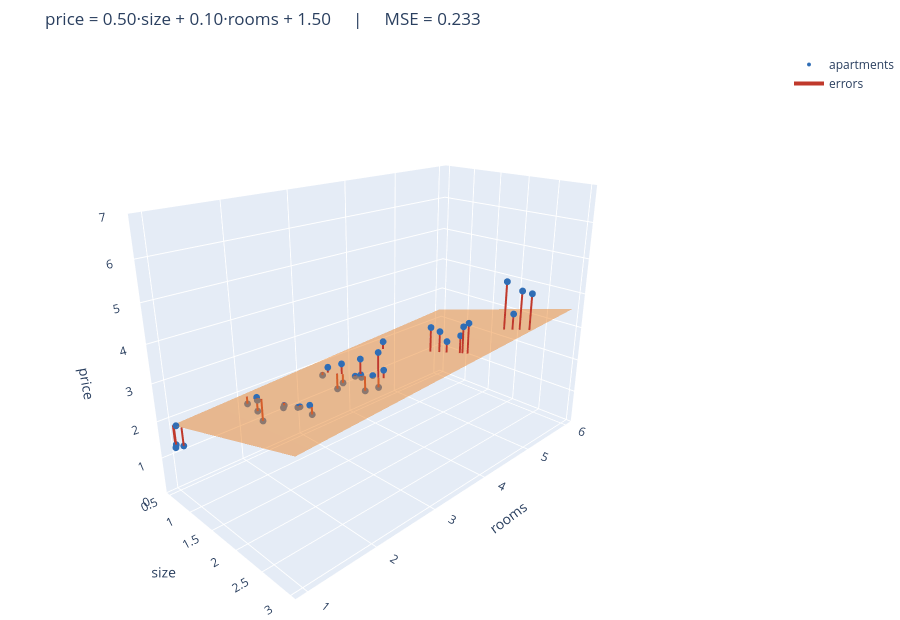

The code cell stored with this chart in its notebook:
### Markdown cell above
# Part 2 · Into 3D

### 2.1 Two inputs: from a line to a plane

Now each apartment has **size** *and* **number of rooms**. Our model becomes a flat sheet (a **plane**):

$$\text{price} = w_1 \cdot \text{size} + w_2 \cdot \text{rooms} + b$$

Same idea as before: red sticks are misses, and the loss is the average squared miss. Nothing new, just one more dimension.

### Code cell
n2 = 40
size2 = rng.uniform(0.5, 3.0, n2)
rooms = np.clip(np.round(1 + 1.2 * size2 + rng.normal(0, 0.8, n2)), 1, 6)
price2 = 0.4 + 0.9 * size2 + 0.3 * rooms + rng.normal(0, 0.3, n2)

gs, gr = np.meshgrid(np.linspace(0.5, 3, 20), np.linspace(1, 6, 20))
CAMERA = dict(eye=dict(x=1.6, y=-1.6, z=0.9))

def draw_plane(w1=0.5, w2=0.1, b=1.5, show_errors=True):
    pred = w1 * size2 + w2 * rooms + b
    err = price2 - pred
    fig = go.Figure()
    fig.add_surface(x=gs, y=gr, z=w1 * gs + w2 * gr + b, opacity=0.5, showscale=False,
                    colorscale=[[0, ORANGE], [1, ORANGE]], name="our plane")
    fig.add_scatter3d(x=size2, y=rooms, z=price2, mode="markers",
                      marker=dict(size=4, color=BLUE), name="apartments")
    if show_errors:
        X, Y, Z = [], [], []
        for xi, ri, yi, pi in zip(size2, rooms, price2, pred):
            X += [xi, xi, None]; Y += [ri, ri, None]; Z += [yi, pi, None]
        fig.add_scatter3d(x=X, y=Y, z=Z, mode="lines", line=dict(color=RED, width=4), name="errors")
    fig.update_layout(
        title=f"price = {w1:.2f}·size + {w2:.2f}·rooms + {b:.2f}     |     MSE = {np.mean(err**2):.3f}",
        scene=dict(xaxis_title="size", yaxis_title="rooms", zaxis_title="price",
                   zaxis=dict(range=[0, 7]), camera=CAMERA),
        height=620, margin=dict(l=0, r=0, t=50, b=0))
    fig.show()

interact(draw_plane,
         w1=slider("size weight  w₁", -1, 2, 0.5, live=False),
         w2=slider("rooms weight  w₂", -1, 2, 0.1, live=False),
         b=slider("intercept  b", -2, 4, 1.5, live=False),
         show_errors=Checkbox(value=True, description="show errors"));

### Figure 1 — Plotly figure (JSON) as saved in the notebook; plotly's stock layout.template omitted (floating-point values rounded to 4 significant figures; data arrays with more than 128 entries replaced by an {"elided": "..."} marker saying what was removed)
{"data": [{"colorscale": [[0, "#e07a1f"], [1, "#e07a1f"]], "name": "our plane", "opacity": 0.5, "showscale": false, "type": "surface", "x": {"elided": "20x20 float values"}, "y": {"elided": "20x20 float values"}, "z": {"elided": "20x20 float values"}}, {"marker": {"color": "#2f6db5", "size": 4}, "mode": "markers", "name": "apartments", "type": "scatter3d", "x": [0.5892, 1.787, 1.666, 2.793, 2.073, 1.785, 1.742, 1.119, 0.5295, 0.981, 2.23, 1.002, 1.424, 0.5093, 2.575, 0.8862, 1.169, 2.701, 1.774, 2.618, 2.099, 2.354, 0.7287, 1.853, 1.769, 2.678, 1.403, 1.995, 0.6481, 1.469, 1.308, 0.8755, 2.541, 1.449, 2.947, 1.975, 2.013, 2.095, 2.191, 0.877], "y": [1.0, 3.0, 3.0, 5.0, 4.0, 2.0, 2.0, 3.0, 1.0, 2.0, 4.0, 3.0, 3.0, 1.0, 4.0, 2.0, 4.0, 4.0, 3.0, 4.0, 3.0, 4.0, 1.0, 3.0, 3.0, 5.0, 3.0, 3.0, 2.0, 2.0, 3.0, 2.0, 5.0, 2.0, 5.0, 2.0, 2.0, 3.0, 3.0, 2.0], "z": [1.904, 2.659, 2.612, 4.475, 3.614, 2.554, 2.506, 2.518, 1.333, 1.573, 3.583, 2.212, 2.265, 1.236, 3.66, 2.089, 2.71, 4.058, 2.72, 3.921, 2.59, 3.38, 1.465, 2.329, 3.146, 3.787, 2.79, 2.842, 1.817, 2.361, 2.016, 2.163, 4.619, 2.284, 4.47, 2.73, 2.519, 3.515, 3.109, 1.774]}, {"line": {"color": "#c0392b", "width": 4}, "mode": "lines", "name": "errors", "type": "scatter3d", "x": [0.5892, 0.5892, null, 1.787, 1.787, null, 1.666, 1.666, null, 2.793, 2.793, null, 2.073, 2.073, null, 1.785, 1.785, null, 1.742, 1.742, null, 1.119, 1.119, null, 0.5295, 0.5295, null, 0.981, 0.981, null, 2.23, 2.23, null, 1.002, 1.002, null, 1.424, 1.424, null, 0.5093, 0.5093, null, 2.575, 2.575, null, 0.8862, 0.8862, null, 1.169, 1.169, null, 2.701, 2.701, null, 1.774, 1.774, null, 2.618, 2.618, null, 2.099, 2.099, null, 2.354, 2.354, null, 0.7287, 0.7287, null, 1.853, 1.853, null, 1.769, 1.769, null, 2.678, 2.678, null, 1.403, 1.403, null, 1.995, 1.995, null, 0.6481, 0.6481, null, 1.469, 1.469, null, 1.308, 1.308, null, 0.8755, 0.8755, null, 2.541, 2.541, null, 1.449, 1.449, null, 2.947, 2.947, null, 1.975, 1.975, null, 2.013, 2.013, null, 2.095, 2.095, null, 2.191, 2.191, null, 0.877, 0.877, null], "y": [1, 1, null, 3, 3, null, 3, 3, null, 5, 5, null, 4, 4, null, 2, 2, null, 2, 2, null, 3, 3, null, 1, 1, null, 2, 2, null, 4, 4, null, 3, 3, null, 3, 3, null, 1, 1, null, 4, 4, null, 2, 2, null, 4, 4, null, 4, 4, null, 3, 3, null, 4, 4, null, 3, 3, null, 4, 4, null, 1, 1, null, 3, 3, null, 3, 3, null, 5, 5, null, 3, 3, null, 3, 3, null, 2, 2, null, 2, 2, null, 3, 3, null, 2, 2, null, 5, 5, null, 2, 2, null, 5, 5, null, 2, 2, null, 2, 2, null, 3, 3, null, 3, 3, null, 2, 2, null], "z": [1.904, 1.895, null, 2.659, 2.694, null, 2.612, 2.633, null, 4.475, 3.396, null, 3.614, 2.937, null, 2.554, 2.593, null, 2.506, 2.571, null, 2.518, 2.359, null, 1.333, 1.865, null, 1.573, 2.191, null, 3.583, 3.015, null, 2.212, 2.301, null, 2.265, 2.512, null, 1.236, 1.855, null, 3.66, 3.188, null, 2.089, 2.143, null, 2.71, 2.484, null, 4.058, 3.25, null, 2.72, 2.687, null, 3.921, 3.209, null, 2.59, 2.85, null, 3.38, 3.077, null, 1.465, 1.964, null, 2.329, 2.726, null, 3.146, 2.685, null, 3.787, 3.339, null, 2.79, 2.502, null, 2.842, 2.798, null, 1.817, 2.024, null, 2.361, 2.435, null, 2.016, 2.454, null, 2.163, 2.138, null, 4.619, 3.27, null, 2.284, 2.424, null, 4.47, 3.473, null, 2.73, 2.687, null, 2.519, 2.706, null, 3.515, 2.847, null, 3.109, 2.896, null, 1.774, 2.138, null]}], "layout": {"height": 620, "margin": {"b": 0, "l": 0, "r": 0, "t": 50}, "scene": {"camera": {"eye": {"x": 1.6, "y": -1.6, "z": 0.9}}, "xaxis": {"title": {"text": "size"}}, "yaxis": {"title": {"text": "rooms"}}, "zaxis": {"range": [0, 7], "title": {"text": "price"}}}, "title": {"text": "price = 0.50·size + 0.10·rooms + 1.50     |     MSE = 0.233"}}}
